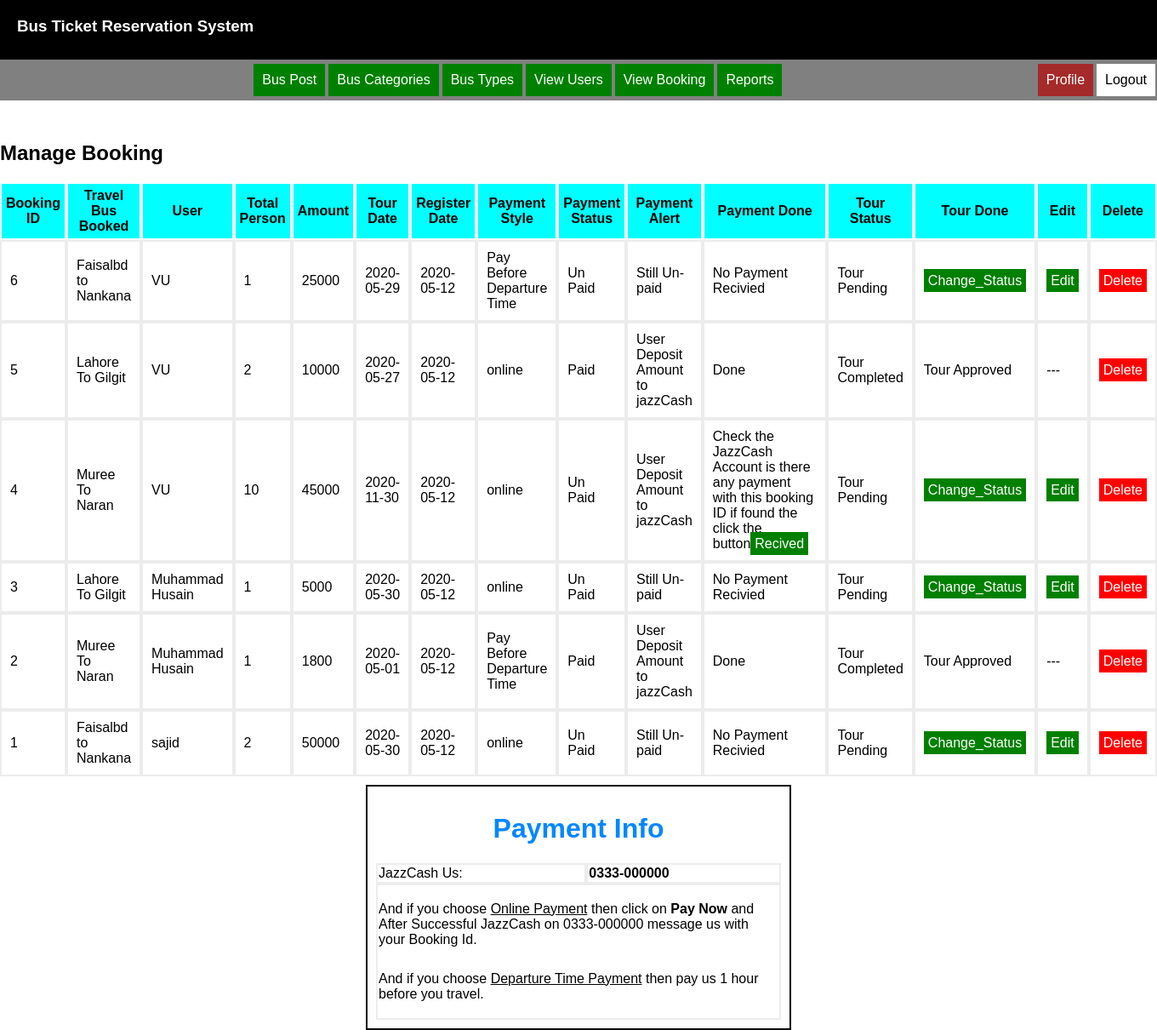
The app's page /booking/booking.php (signed in) with its own data.
### tables this page shows
CREATE TABLE `tbl_booking` (
  `booking_id` int(11) NOT NULL,
  `bus_post_id` int(11) NOT NULL,
  `user_id` int(11) NOT NULL,
  `per_price` int(11) NOT NULL,
  `person` int(11) NOT NULL,
  `total_price` int(11) NOT NULL,
  `tour_date` date NOT NULL,
  `payment_type` varchar(200) NOT NULL,
  `paid` tinyint(4) NOT NULL DEFAULT '0',
  `paid_alert` tinyint(4) NOT NULL DEFAULT '0',
  `tour_status` tinyint(4) NOT NULL DEFAULT '0',
  `booking_date` date DEFAULT NULL
);

CREATE TABLE `tbl_bus_post` (
  `bus_post_id` int(11) NOT NULL,
  `category_id` int(11) NOT NULL,
  `type_id` int(11) NOT NULL,
  `title` varchar(200) NOT NULL,
  `bus_image` varchar(200) NOT NULL,
  `details` text NOT NULL,
  `source` varchar(200) NOT NULL,
  `destination` varchar(6000) NOT NULL,
  `days` varchar(200) NOT NULL,
  `nights` varchar(200) NOT NULL,
  `inclusions` text NOT NULL,
  `exclusions` text NOT NULL,
  `per_price` int(11) NOT NULL,
  `post_date` date NOT NULL
);

CREATE TABLE `tbl_user` (
  `user_id` int(11) NOT NULL,
  `username` varchar(255) NOT NULL,
  `email` varchar(255) NOT NULL,
  `phone` varchar(20) DEFAULT NULL,
  `gender` varchar(200) NOT NULL,
  `image` varchar(200) NOT NULL,
  `password` varchar(255) NOT NULL,
  `role` varchar(10) NOT NULL,
  `join_date` date DEFAULT NULL
);

### booking/booking.php (the view, shortened to what this page needs)
<?php include_once "../headers/header.php"; ?>
    <div align="center">
        <br>
        <hr>
    </div>
<?php
    if ($_SESSION['user_session']['role'] == 'admin' || $_SESSION['user_session']['role'] == 'frontdesk') { ?>
        <div>
            <h2>Manage Booking</h2>
            <table class="post_table" cellpadding="10" cellspacing="0" width="100%">
                <thead>
                <tr style="background: aqua;">
                    <th>Booking ID</th>
                    <th>Travel Bus Booked</th>
                    <th>User</th>
                    <th>Total Person</th>
                    <th>Amount</th>
                    <th>Tour Date</th>
                    <th>Register Date</th>
                    <th>Payment Style</th>
                    <th>Payment Status</th>
                    <th>Payment Alert</th>
                    <th>Payment Done</th>
                    <th>Tour Status</th>
                    <th>Tour Done</th>
                    <th>Edit</th>
                    <th>Delete</th>
                </tr>
                </thead>
                <tbody align="">
                <?php
                require_once '../dbconnection/database.php';
                $sql = "SELECT * FROM tbl_booking ORDER BY booking_id DESC";
                $stmt = $conn->prepare($sql);
                $stmt->execute();
                if ($stmt->rowCount() > 0) {
                    while ($row = $stmt->fetch(PDO::FETCH_ASSOC)) {
                        $bus_post_id = $row["bus_post_id"];
                        $sql_category = "SELECT * FROM tbl_bus_post WHERE bus_post_id='$bus_post_id'";
                        $stmt_bus_post = $conn->prepare($sql_category);
                        $stmt_bus_post->execute();
                        $result_bus_post = $stmt_bus_post->fetch(PDO::FETCH_ASSOC);
                        $user_id = $row["user_id"];
                        $stmt_sql = "SELECT * FROM tbl_user WHERE user_id='$user_id'";
                        $stmt_user_id = $conn->prepare($stmt_sql);
                        $stmt_user_id->execute();
                        $result_user = $stmt_user_id->fetch(PDO::FETCH_ASSOC);
                        echo '<tr>';
                        echo '<td>'.$row["booking_id"].'</td>';
                        echo '<td>'.$result_bus_post["title"].'</td>';
                        echo '<td>'.$result_user["username"].'</td>';
                        echo '<td>'.$row["person"].'</td>';
                        echo '<td>'.$row["total_price"].'</td>';
                        echo '<td>'.$row["tour_date"].'</td>';
                        echo '<td>'.$row["booking_date"].'</td>';
                        echo '<td>'.$row["payment_type"].'</td>';
                        if ($row["paid"] == 0) {
                            $paid = 'Un Paid';
                        } else {
                            $paid = 'Paid';
                        }
                        echo '<td>'.$paid.'</td>';
                        if ($row["paid_alert"] == 0) {
                            $paid = 'Still Un-paid';
                        } else {
                            $paid = 'User Deposit Amount to jazzCash';
                        }
                        echo '<td>'.$paid.'</td>';
                        if ($row["paid_alert"] == 0 and $row['paid'] == 0) {
                            $paid_status = 'No Payment Recivied';
                        } elseif ($row["paid_alert"] == 1 and $row['paid'] == 0) {
                            $paid_status = 'Check the JazzCash Account is there any payment with this booking ID if found the click the button<a class="edit_button" href="payment_recived.php?booking_id='.$row["booking_id"].'">Recived</a>';
                        } elseif ($row['paid_alert'] == 1 and $row['paid'] == 1) {
                            $paid_status = 'Done';
                        }
                        else {
                            $paid_status = '---';
                        }
                        echo '<td width="250">'.$paid_status.'</td>';
                        if ($row["tour_status"] == 0) {
                            $tour_status = 'Tour Pending';
                        } else {
                            $tour_status = 'Tour Completed';
                        }
                        echo '<td>'.$tour_status.'</td>';
                        if ($row["tour_status"] == 0) {
                            $edit = '<a class="edit_button" href="booking_status.php?booking_id='.$row["booking_id"].'">Change_Status</a>';
                        } else {
                            $edit = 'Tour Approved';
                        }
                        echo '<td>'.$edit.'</td>';
                        if ($row["tour_status"] == 0) {
                            $edit = '<a class="edit_button" href="booking_edit.php?booking_id='.$row["booking_id"].'">Edit</a>';
                        } else {
                            $edit = '---';
                        }
                        echo '<td>'.$edit.'</td>';
                        echo '<td><a class="delete_button" href="delete_booking.php?booking_id='.$row["booking_id"].'">Delete</a></td>';
                        echo '</tr>';
                    }
                } else {
                    echo '<tr>';
                    echo '<td>No User Found</td>';
                    echo '</tr>';
                }
                ?>
                </tbody>
            </table>
        </div>
            <?php } ?>
<div class="booking_sidebar" style="margin: auto; width: 500px; border: 2px solid; margin-top: 10px">
    <table class="post_table" cellspacing="0">
        <caption><h1 class="post_title">Payment Info</h1></caption>
        <tbody align="">
        <tr>
            <td>JazzCash Us:</td>
            <td><strong>0333-000000</strong></td>
        </tr>
        <tr>
            <td colspan="2">
                <hr>
                And if you choose <u>Online Payment</u> then click on <strong>Pay Now</strong> and After Successful JazzCash on 0333-000000 message us with your Booking Id.
                <hr>
                <hr>
                And if you choose <u>Departure Time Payment</u> then pay us 1 hour before you travel.
                <hr>
            </td>
        </tr>
        </tbody>
    </table>
</div>
</body>
</html>

### styles/styles.css (style rules this page uses)
body { margin: 0; font-family: sans-serif; }
a { text-decoration: none; }
* { box-sizing: border-box; }
hr { border: 1px solid white; }
.edit_button { background-color: green; color: white; padding: 5px; text-decoration: none; }
.delete_button { background-color: red; color: white; padding: 5px; text-decoration: none; }
.normal_table td, th { border: 2px solid white; padding: 5px; }
.normal_table_borderless td, th { border: 2px solid #e4e4e4; }
.view_users_table td, th { border: 2px solid white; }
.post_title { color: #0387ff; }
.post_table { width: 100%; overflow: auto; }
.post_table td { border: 2px solid #80808026; }
.booking_sidebar { flex: 2; padding: 10px; margin-bottom: 10px; }
.booking_sidebar table { width: 100%; }

### records on screen
tbl_booking: booking_id "6", bus_post.title "Faisalbd to Nankana", user.username "VU", person "1", total_price "25000", tour_date "2020-05-29", booking_date "2020-05-12", payment_type "Pay Before Departure Time", paid "Un Paid", paid_alert "Still Un-paid", paid_status "No Payment Recivied", tour_status "Tour Pending"
tbl_booking: booking_id "5", bus_post.title "Lahore To Gilgit", user.username "VU", person "2", total_price "10000", tour_date "2020-05-27", booking_date "2020-05-12", payment_type "online", paid "Paid", paid_alert "User Deposit Amount to jazzCash", paid_status "Done", tour_status "Tour Completed", tour_status "Tour Approved", tour_status "---"
tbl_booking: booking_id "4", bus_post.title "Muree To Naran", user.username "VU", person "10", total_price "45000", tour_date "2020-11-30", booking_date "2020-05-12", payment_type "online", paid "Un Paid", paid_alert "User Deposit Amount to jazzCash", tour_status "Tour Pending"
tbl_booking: booking_id "3", bus_post.title "Lahore To Gilgit", user.username "Muhammad Husain", person "1", total_price "5000", tour_date "2020-05-30", booking_date "2020-05-12", payment_type "online", paid "Un Paid", paid_alert "Still Un-paid", paid_status "No Payment Recivied", tour_status "Tour Pending"
tbl_booking: booking_id "2", bus_post.title "Muree To Naran", user.username "Muhammad Husain", person "1", total_price "1800", tour_date "2020-05-01", booking_date "2020-05-12", payment_type "Pay Before Departure Time", paid "Paid", paid_alert "User Deposit Amount to jazzCash", paid_status "Done", tour_status "Tour Completed", tour_status "Tour Approved", tour_status "---"
tbl_booking: booking_id "1", bus_post.title "Faisalbd to Nankana", user.username "sajid", person "2", total_price "50000", tour_date "2020-05-30", booking_date "2020-05-12", payment_type "online", paid "Un Paid", paid_alert "Still Un-paid", paid_status "No Payment Recivied", tour_status "Tour Pending"
